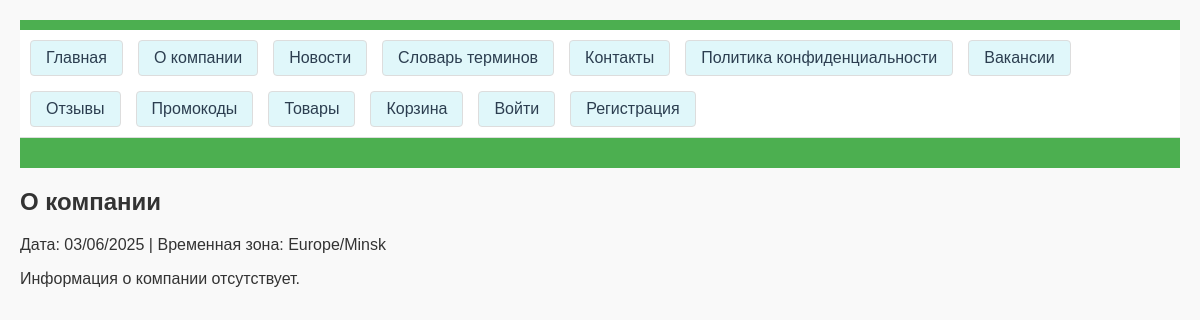
Page /about/ on the earlier database version.
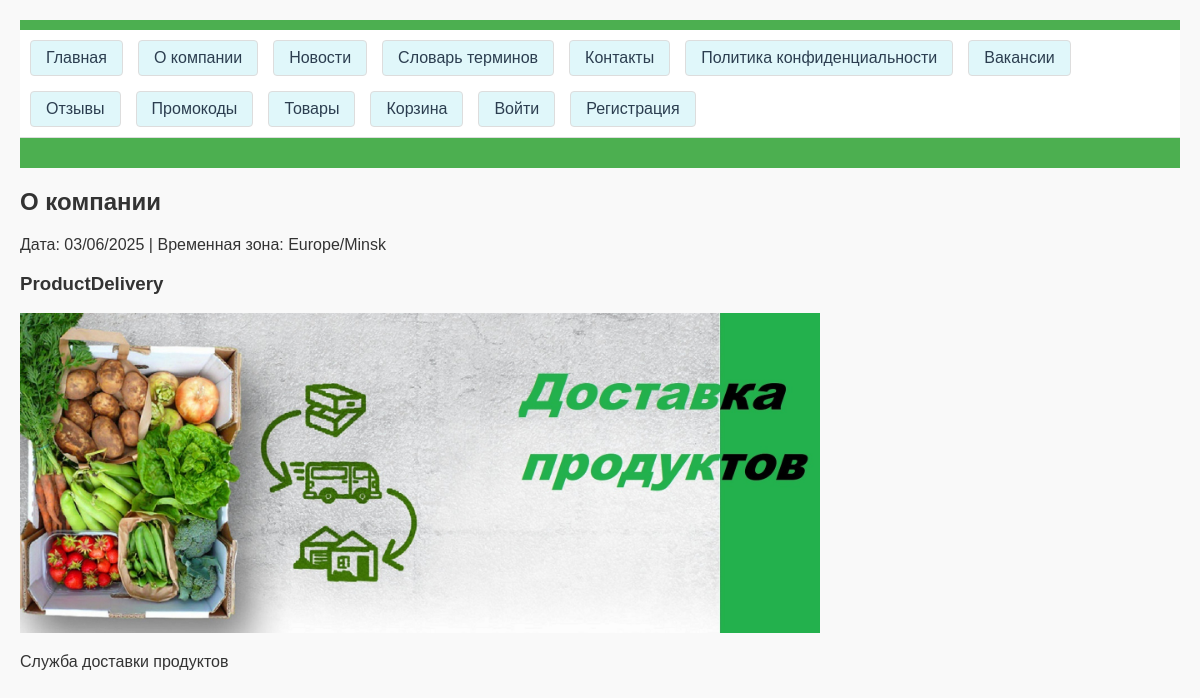
Same page on the later database version.
### delivery_app/models.py (models this page shows, shortened)
class CompanyInfo(models.Model):
    name = models.CharField(max_length=100)
    description = models.TextField()
    history = models.TextField(blank=True)
    requisites = models.TextField(blank=True)
    logo = models.ImageField(upload_to='company_logos/', blank=True, null=True)
    video_url = models.URLField(blank=True, null=True)

### delivery_app/views.py (the view)
# urls.py: path('about/', views.about, name='about'),
def about(request):
    company_info = CompanyInfo.objects.first()
    context = {
        'company_info': company_info,
        'current_date': timezone.now().strftime('%d/%m/%Y'),
        'timezone': 'Europe/Minsk',
    }
    return render(request, 'delivery_app/about.html', context)

### delivery_app/templates/delivery_app/about.html (shortened to what this page needs)
{% extends "delivery_app/base.html" %}
{% load static %}
{% block content %}
<h2>О компании</h2>
<p>Дата: {{ current_date }} | Временная зона: {{ timezone }}</p>
{% if company_info %}
    <h3>{{ company_info.name }}</h3>
    <img src="{% static 'delivery_app/images/image.about.jpg' %}" style="max-width: 800px;">
    <p>{{ company_info.description }}</p>
{% else %}
    <p>Информация о компании отсутствует.</p>
{% endif %}
{% endblock %}

### delivery_app/templates/delivery_app/base.html (shortened to what this page needs)
{% load static %}
<!DOCTYPE html>
<html lang="ru">
<head>
    <link rel="stylesheet" href="{% static 'delivery_app/css/style.css' %}">
</head>
<body>
    <header>
        <div class="navigation">
            <a href="{% url 'delivery_app:home' %}">Главная</a>
            <a href="{% url 'delivery_app:about' %}">О компании</a>
            <a href="{% url 'delivery_app:news' %}">Новости</a>
            <a href="{% url 'delivery_app:faq' %}">Словарь терминов</a>
            <a href="{% url 'delivery_app:contacts' %}">Контакты</a>
            <a href="{% url 'delivery_app:privacy' %}">Политика конфиденциальности</a>
            <a href="{% url 'delivery_app:vacancies' %}">Вакансии</a>
            <a href="{% url 'delivery_app:reviews' %}">Отзывы</a>
            <a href="{% url 'delivery_app:promocodes' %}">Промокоды</a>
            <a href="{% url 'delivery_app:product_list' %}">Товары</a>
            <a href="{% url 'delivery_app:cart' %}">Корзина</a>
            {% if user.is_authenticated %}
                <a href="{% url 'delivery_app:profile' %}">Профиль</a>
                <a href="{% url 'delivery_app:order_list' %}">Мои заказы</a>
                {% if user.employee_profile or user.is_superuser %}
                    <a href="{% url 'delivery_app:employee_panel' %}">Панель сотрудника</a>
                {% endif %}
                <form method="post" action="{% url 'logout' %}" style="display:inline;">
                    {% csrf_token %}
                    <button type="submit">Выйти</button>
                </form>
            {% else %}
                <a href="{% url 'delivery_app:login' %}">Войти</a>
                <a href="{% url 'delivery_app:register' %}">Регистрация</a>
            {% endif %}
        </div>
    </header>
    {% block content %}
    {% endblock %}
</body>
</html>

### delivery_app/static/delivery_app/css/style.css (style rules this page uses)
body { font-family: Arial, sans-serif; margin: 0; padding: 20px; background-color: #f9f9f9; color: #333 !important; background-image: none !important; }
header { background-color: #4CAF50; color: white; padding: 10px 0; text-align: center; }
.navigation { margin-bottom: 20px; display: flex !important; flex-wrap: wrap !important; gap: 15px !important; background-color: #fff !important; padding: 10px !important; border-bottom: 1px solid #ddd !important; }
.navigation a, .navigation form button { color: #2c3e50 !important; text-decoration: none !important; padding: 8px 15px !important; background-color: #e0f7fa !important; border: 1px solid #ddd !important; border-radius: 4px !important; white-space: nowrap !important; }

Differences in the rows shown:
added CompanyInfo: name "ProductDelivery", description "Служба доставки продуктов"
Other differences:
text no longer shown: "Информация о компании отсутствует."
